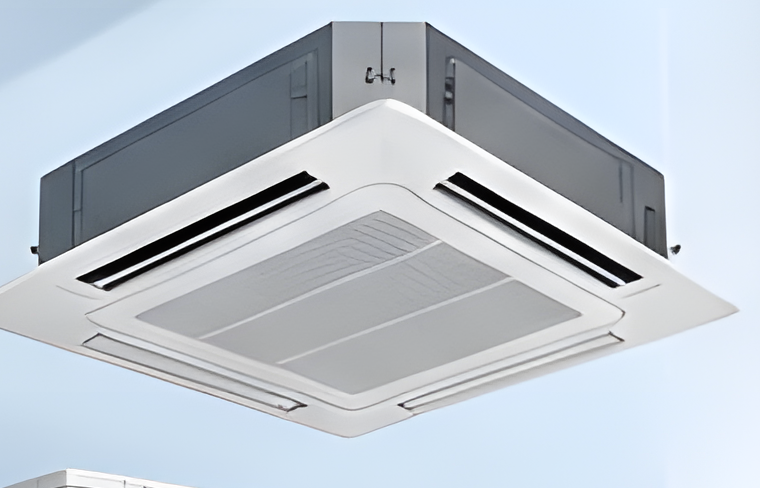
#> input picture tools/images/out/big_cassette.png, 760 x 488 px, given in place of play_icon_512.png, which was not available
$ python store_assets.py
#> lines starting #> are read from the running program, lines starting #| are printed output that depends on the picture; after the words box and inside, x2 and y2 are one past the last pixel; in counts of white or black regions, pixels touching at a corner belong together; pictures that were not available may be replaced by others from this repository, and a replacement may not be noted
"""Play Store feature graphic (1024x500) and framed phone screenshots (1080x1920).
Screenshots: put raw emulator captures (1080 px wide) in tools/store_src/<name>.png and list them in SHOTS."""
import os
from PIL import Image, ImageDraw, ImageFilter, ImageFont

ROOT = os.path.dirname(os.path.dirname(os.path.abspath(__file__)))
F = os.path.join(ROOT, 'tools/fonts')
OUT = os.path.join(ROOT, 'store'); os.makedirs(os.path.join(OUT, 'screenshots'), exist_ok=True)
pop = lambda w, s: ImageFont.truetype(os.path.join(F, f'poppins_{w}.ttf'), s)
inter = lambda w, s: ImageFont.truetype(os.path.join(F, f'inter_{w}.ttf'), s)


def gradient(w, h, a, b, diag=True):
#> called with w = 1024, h = 500, a = (30, 136, 229), b = (11, 42, 91), diag = True
    im = Image.new('RGB', (w, h)); px = im.load()
#> after `im = Image.new('RGB', (w, h))`: im: PIL image 1024x500 RGB; every value is 0
    for y in range(h):
        for x in range(w):
            t = ((x / w) + (y / h)) / 2 if diag else y / h
            px[x, y] = tuple(int(a[k] + (b[k] - a[k]) * t) for k in range(3))
    return im


def rounded(im, r):
    m = Image.new('L', im.size, 0); ImageDraw.Draw(m).rounded_rectangle([0, 0, im.width - 1, im.height - 1], r, fill=255)
    out = im.convert('RGBA'); out.putalpha(m); return out


def shadow(size, r, blur=40, alpha=90):
    s = Image.new('RGBA', (size[0] + blur * 4, size[1] + blur * 4), (0, 0, 0, 0))
    ImageDraw.Draw(s).rounded_rectangle([blur * 2, blur * 2, blur * 2 + size[0], blur * 2 + size[1]], r, fill=(11, 31, 69, alpha))
    return s.filter(ImageFilter.GaussianBlur(blur))


def feature_graphic():
    W, H = 1024, 500
    bg = gradient(W, H, (0x1E, 0x88, 0xE5), (0x0B, 0x2A, 0x5B)).convert('RGBA')
    icon = Image.open(os.path.join(OUT, 'play_icon_512.png')).resize((120, 120), Image.LANCZOS)
    bg.alpha_composite(rounded(icon, 30), (64, 96))
#> in rounded, `m = Image.new('L', im.size, 0)`: m: PIL image 120x120 L; every value is 0
#> in rounded, `ImageDraw.Draw(m).rounded_rectangle([0, 0, im.width - 1, im.height - 1`:
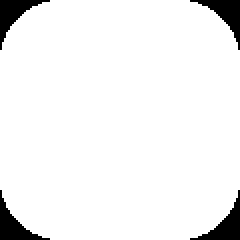
#> m: PIL image 120x120 L (shown 2 times larger); 94.4% white; 4 black regions, box (x1, y1, x2, y2) and area: (0, 0, 25, 25) 203, (95, 0, 120, 25) 203, (0, 95, 25, 120) 203, (95, 95, 120, 120) 203
    d = ImageDraw.Draw(bg)
    d.text((64, 236), 'Cooling Care', font=pop('bold', 64), fill='white')
    d.text((66, 322), 'AC & Refrigeration Services · Pasrur', font=inter('medium', 26), fill=(225, 236, 250))
    d.text((66, 372), 'Book in a minute · Confirm on WhatsApp', font=inter('semibold', 24), fill='white')
    hero = Image.open(os.path.join(ROOT, 'tools/images/out/hero_technician.png')).convert('RGBA')
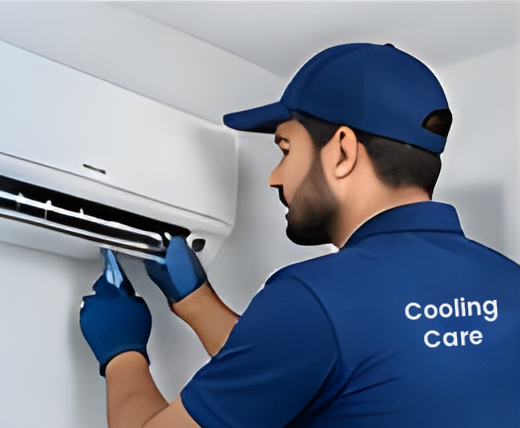
#> input picture tools/images/out/hero_technician.png, 520 x 428 px
    hero = hero.resize((round(hero.width * 500 / hero.height), 500), Image.LANCZOS)
#> hero: PIL image 607x500 RGBA
    hero = hero.crop((hero.width - 470, 0, hero.width, 500))  # keep the technician, leave room for the text
#> hero: PIL image 470x500 RGBA
    fade = Image.new('L', hero.size, 255); fp = fade.load()
#> after `fade = Image.new('L', hero.size, 255)`: fade: PIL image 470x500 L; every value is 255
    for x in range(180):
        for y in range(hero.height): fp[x, y] = int(255 * (x / 180) ** 1.4)
    hero.putalpha(fade)
    bg.alpha_composite(hero, (W - hero.width, 0))
    bg.convert('RGB').save(os.path.join(OUT, 'feature_graphic.png'))


SHOTS = [
    ('home', 'Expert cooling care\nat your doorstep'),
    ('services', '10 services for AC,\nfridge & commercial'),
    ('book', 'Book a visit in\nunder a minute'),
    ('review', 'Your request goes\nstraight to WhatsApp'),
    ('status', 'Track every visit,\nstep by step'),
    ('urdu', 'Fully in English\nand Urdu'),
]


def screenshots():
    src = os.path.join(ROOT, 'tools/store_src')
    for i, (name, cap) in enumerate(SHOTS, 1):
        p = os.path.join(src, name + '.png')
        if not os.path.exists(p): print('skip', name); continue
        W, H = 1080, 1920
        bg = gradient(W, H, (0xEA, 0xF3, 0xFC), (0xD3, 0xE5, 0xF8), diag=False).convert('RGBA')
#> in gradient (call 2), `im = Image.new('RGB', (w, h))`: im: PIL image 1080x1920 RGB; every value is 0
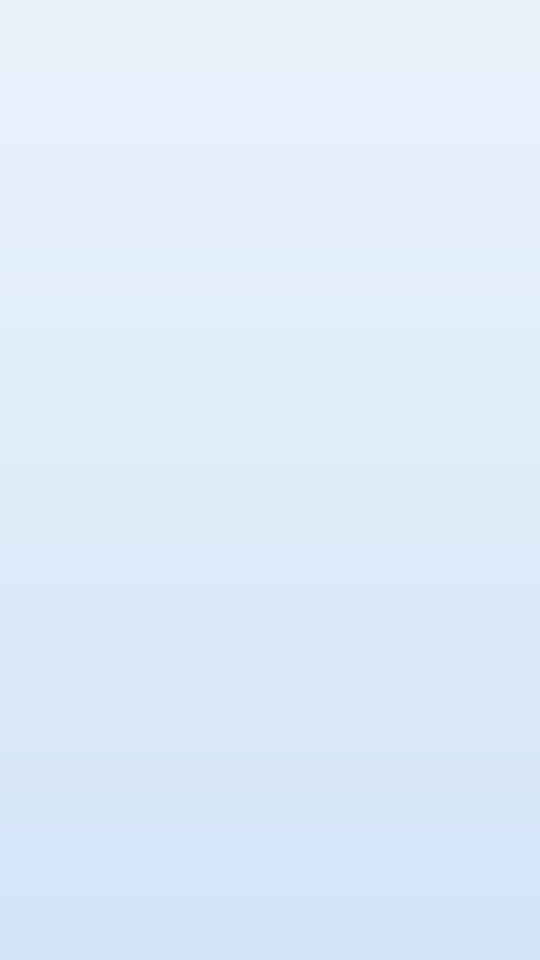
#> bg: PIL image 1080x1920 RGBA (shown at 1/2 size); mean R, G, B, A 222, 235.5, 249.5, 255
        d = ImageDraw.Draw(bg)
        y = 90
        for line in cap.split('\n'):
            f = pop('bold', 66)  # PIL here has no complex-script shaping, so captions stay Latin
            w = d.textlength(line, font=f); d.text(((W - w) / 2, y), line, font=f, fill=(11, 31, 69)); y += 86
#> this loop made 2 passes
#> w on passes 1 to 2: 638.7, 549.2
#> after the loop, y = 262
        shot = Image.open(p).convert('RGB')
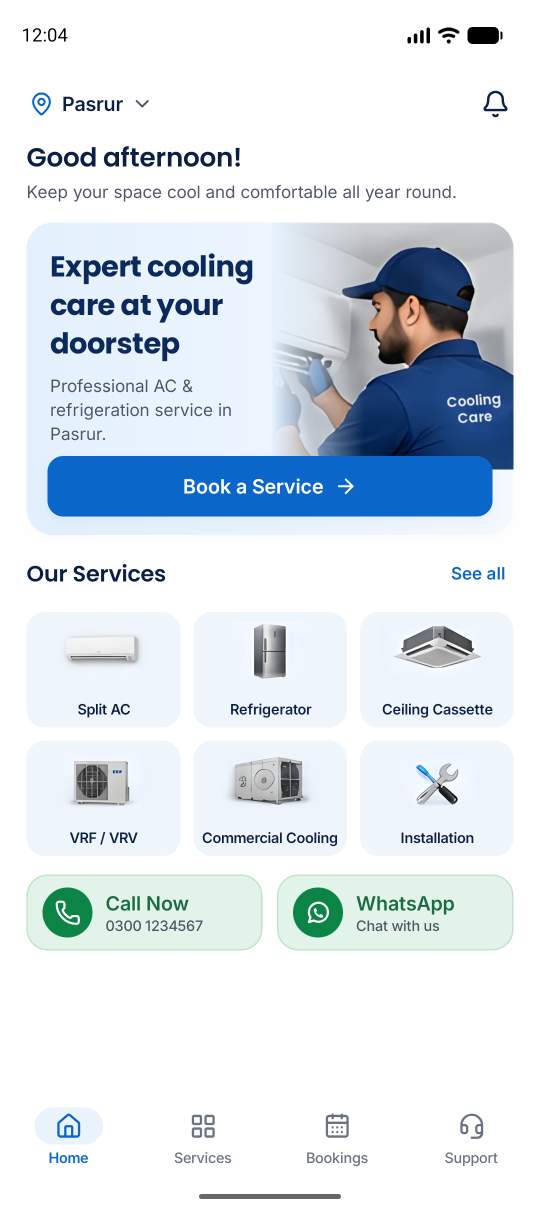
#> input picture tools/store_src/home.png, 1080 x 2424 px (shown at 1/2 size)
        sh = 1440; sw = round(shot.width * sh / shot.height)
#> after `sw = round(shot.width * sh / shot.height)`: sw = 642
        shot = rounded(shot.resize((sw, sh), Image.LANCZOS), 48)
#> in rounded (call 2), `m = Image.new('L', im.size, 0)`: m: PIL image 642x1440 L; every value is 0
#> in rounded (call 2), `ImageDraw.Draw(m).rounded_rectangle([0, 0, im.width - 1, im.height - 1`: m: PIL image 642x1440 L; 99.8% white; 4 black regions, box (x1, y1, x2, y2) and area: (0, 0, 42, 42) 508, (600, 0, 642, 42) 508, (0, 1398, 42, 1440) 508, (600, 1398, 642, 1440) 508
        x0, y0 = (W - sw) // 2, H - sh - 60
#> x0 = 219; y0 = 420
        s = shadow((sw, sh), 48); bg.alpha_composite(s, (x0 - 80, y0 - 60))
#> in shadow, `s = Image.new('RGBA', (size[0] + blur * 4, size[1] + blur * 4), (0, 0,..`: s: PIL image 802x1600 RGBA; every value is 0
#> in shadow, `return s.filter(ImageFilter.GaussianBlur(blur))`:
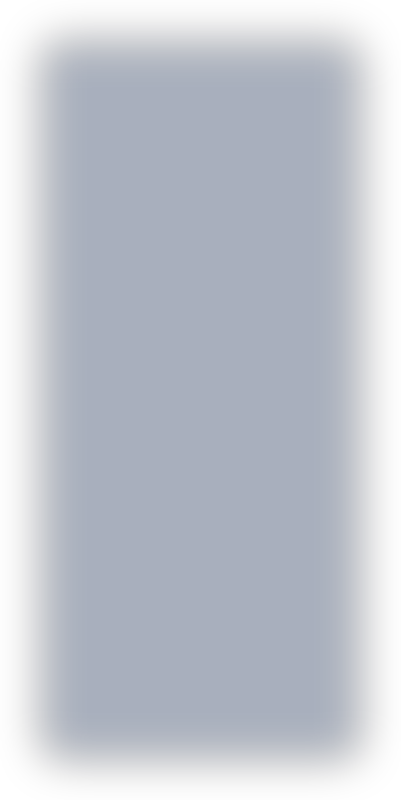
#> returned value: PIL image 802x1600 RGBA (shown at 1/2 size); mean R, G, B, A 7.9, 22.3, 49.7, 64.8; transparent parts drawn white
        frame = Image.new('RGBA', (sw + 24, sh + 24), (0, 0, 0, 0)); ImageDraw.Draw(frame).rounded_rectangle([0, 0, sw + 23, sh + 23], 58, fill=(11, 31, 69, 255))
#> after `frame = Image.new('RGBA', (sw + 24, sh + 24), (0, 0, 0, 0))`: frame: PIL image 666x1464 RGBA; every value is 0
#> after `ImageDraw.Draw(frame).rounded_rectangle([0, 0, sw + 23, sh + 23], 58, `:
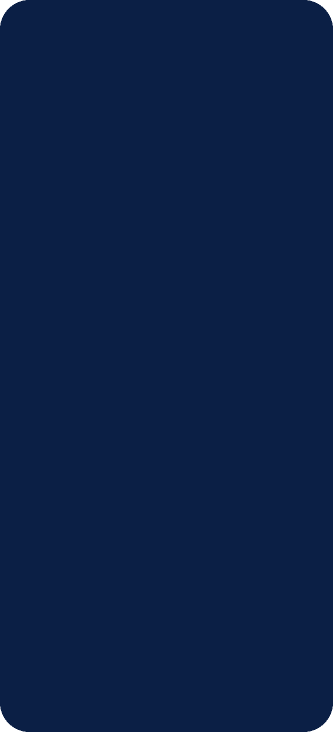
#> frame: PIL image 666x1464 RGBA (shown at 1/2 size); mean R, G, B, A 11, 30.9, 68.8, 254.2; transparent parts drawn white
        bg.alpha_composite(frame, (x0 - 12, y0 - 12)); bg.alpha_composite(shot, (x0, y0))
#> after `bg.alpha_composite(shot, (x0, y0))`:
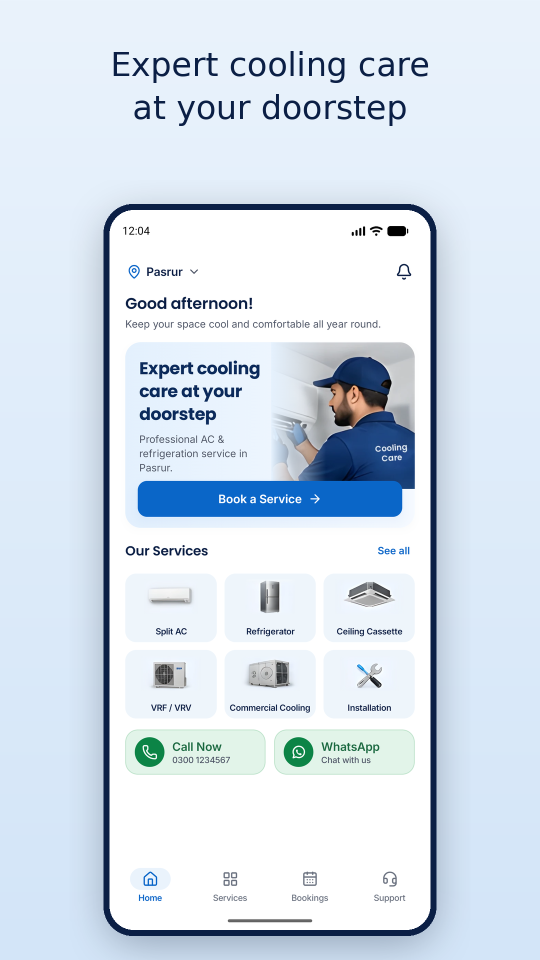
#> bg: PIL image 1080x1920 RGBA (shown at 1/2 size); mean R, G, B, A 213.2, 224.4, 235.8, 255
        bg.convert('RGB').save(os.path.join(OUT, 'screenshots', f'{i:02d}_{name}.png'))
#> pass 3 of the loop in screenshots, `for i, (name, cap) in enumerate(SHOTS, 1):`:
#> the loop in screenshots, `for line in cap.split('\n'):` made 2 passes
#> w on passes 1 to 2: 463.8, 508.5
#> after the loop in screenshots, `for line in cap.split('\n'):`: y = 262
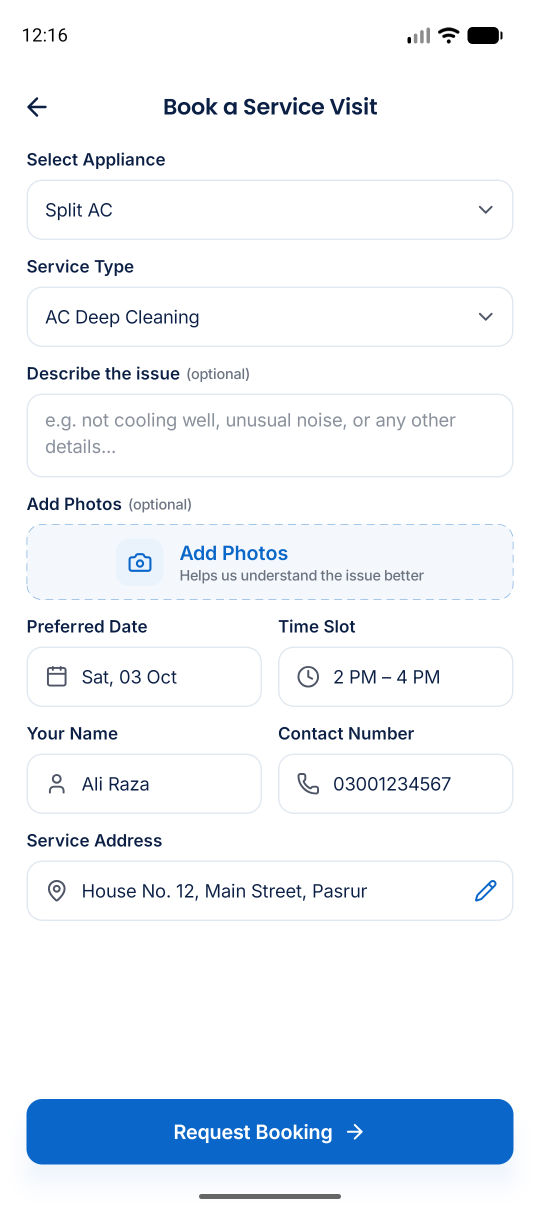
#> input picture tools/store_src/book.png, 1080 x 2424 px (shown at 1/2 size)
#> in screenshots, `bg.alpha_composite(frame, (x0 - 12, y0 - 12))`:
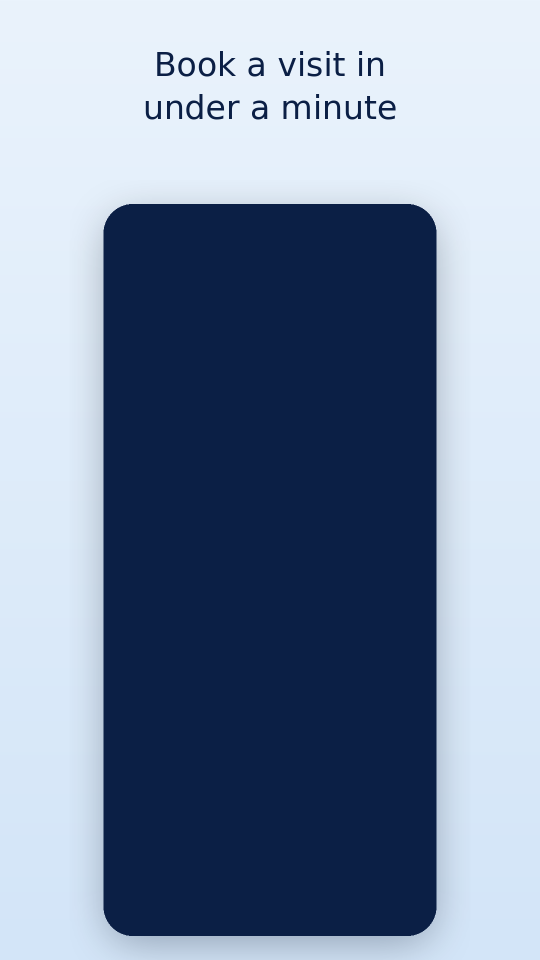
#> bg: PIL image 1080x1920 RGBA (shown at 1/2 size); mean R, G, B, A 121.2, 137.3, 162.2, 255
#> in screenshots, `bg.alpha_composite(shot, (x0, y0))`:
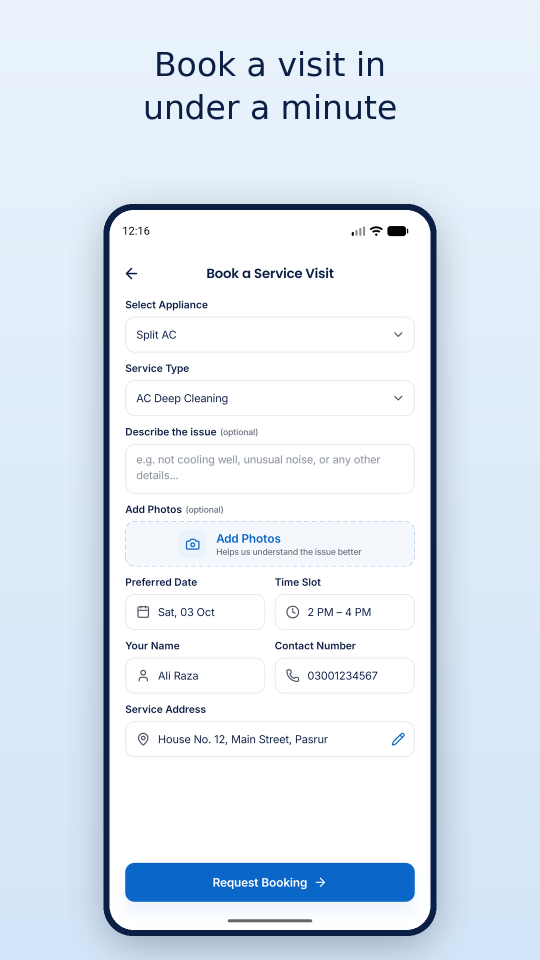
#> bg: PIL image 1080x1920 RGBA (shown at 1/2 size); mean R, G, B, A 221.6, 231.2, 241.8, 255
#> the loop made 6 passes; the first 3 are shown
        print('shot', name)


if __name__ == '__main__':
    feature_graphic(); screenshots()
